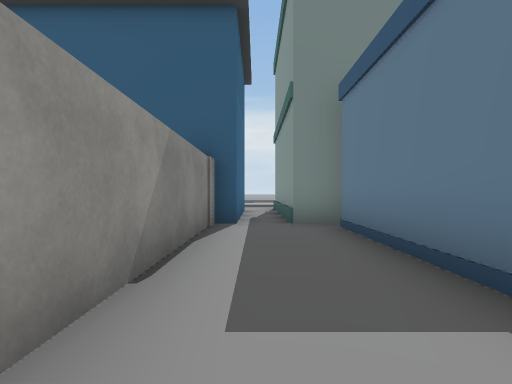
view 1 (above)

21 first-person views from a walk through a 3-D level made in the Unity game engine. The camera is 1.2 m above the floor, looks level and sees 80° across. The floor is counted in squares, 2 m on a side. Each view is taken from the middle of a square. On the plan, view 1 faces up. The plan holds only what a view shows up to about 9 squares ahead; the rest is blank. The place goes on beyond the plan. The player character is not drawn. Some surface patterns are stand-ins.

view 2
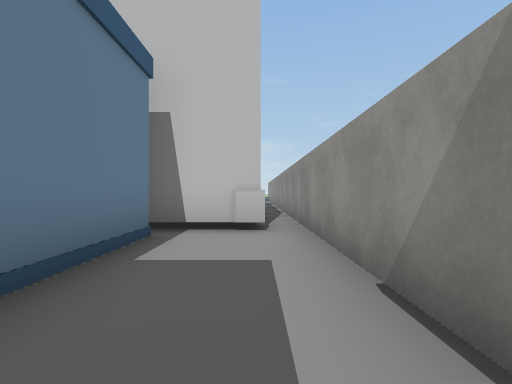

view 3
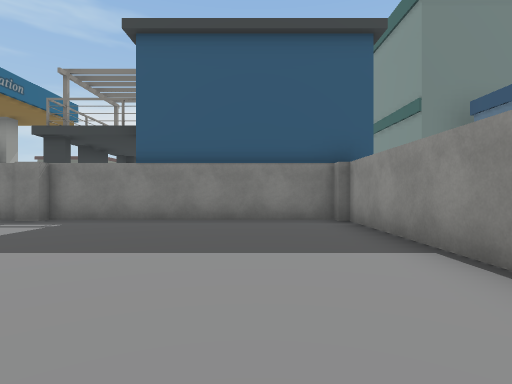

view 4
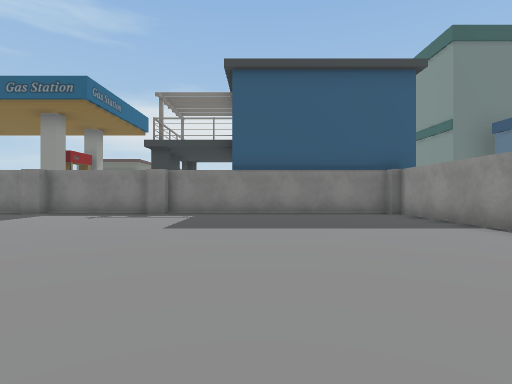

view 5
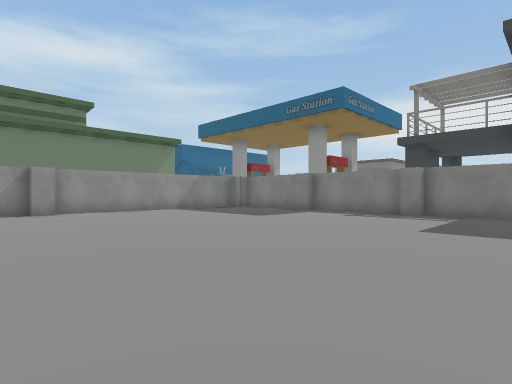

view 6
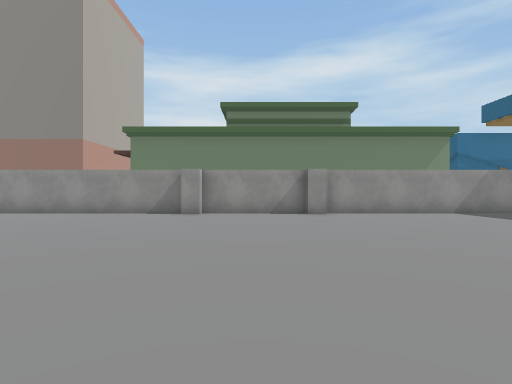

view 7
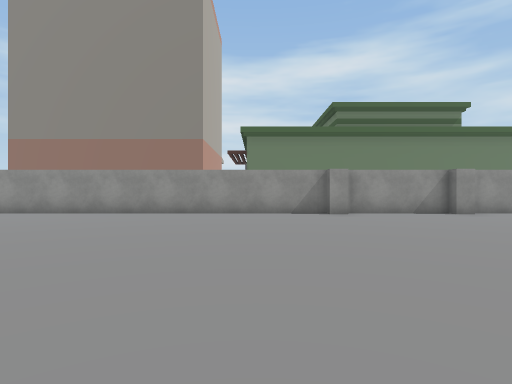

view 8
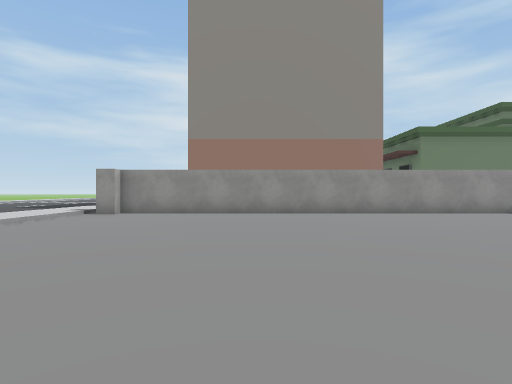

view 9
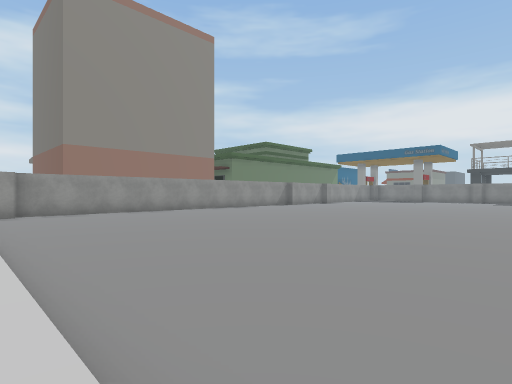

view 10
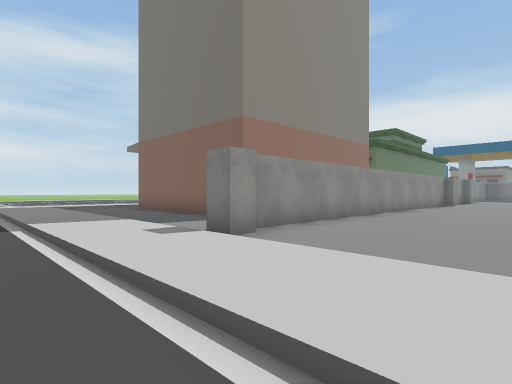

view 11
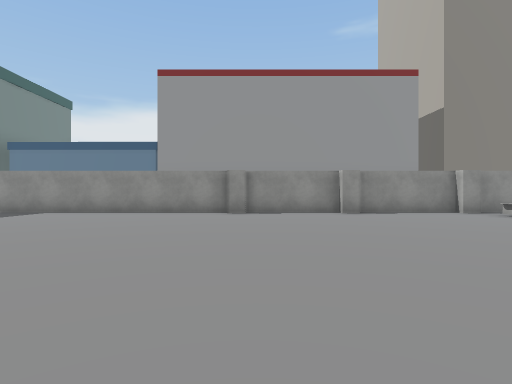

view 12
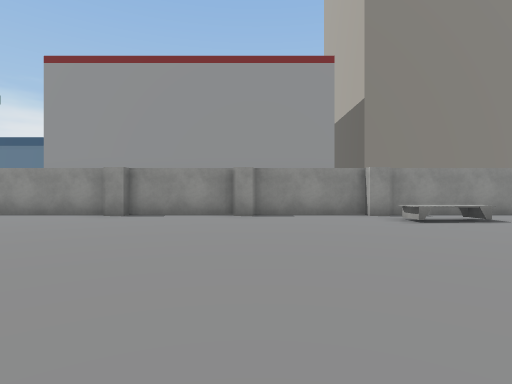

view 13
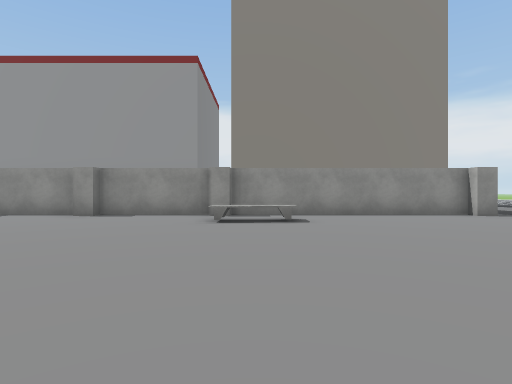

view 14
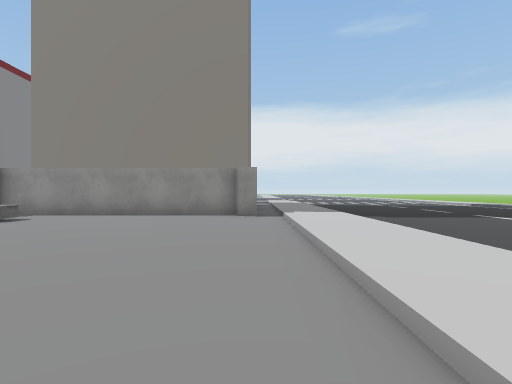

view 15
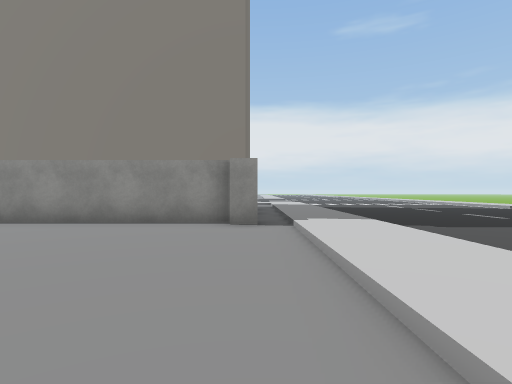

view 16
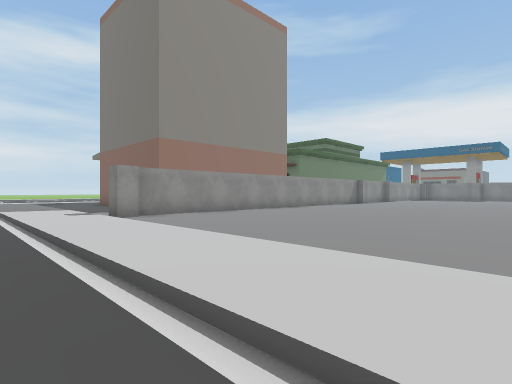

view 17
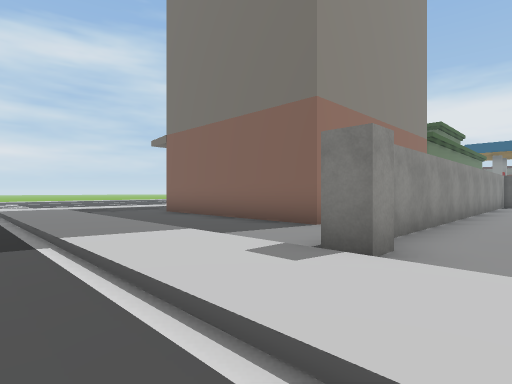

view 18
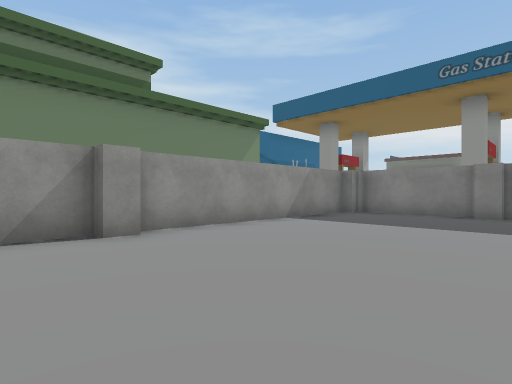

view 19
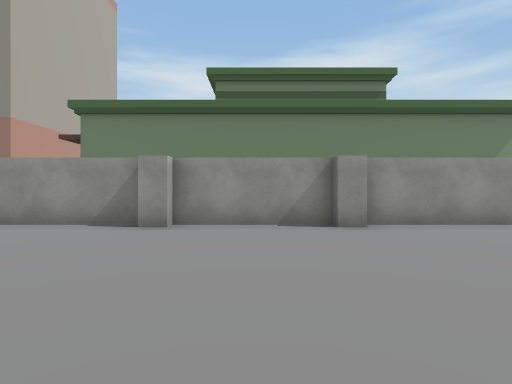

view 20
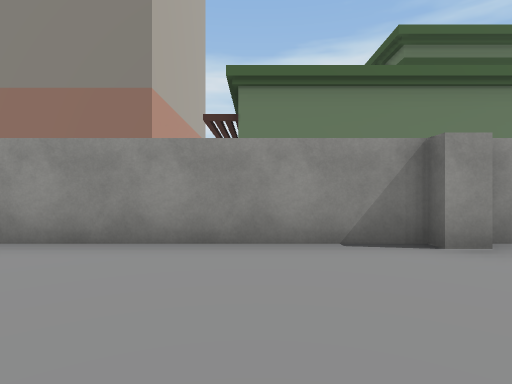

view 21
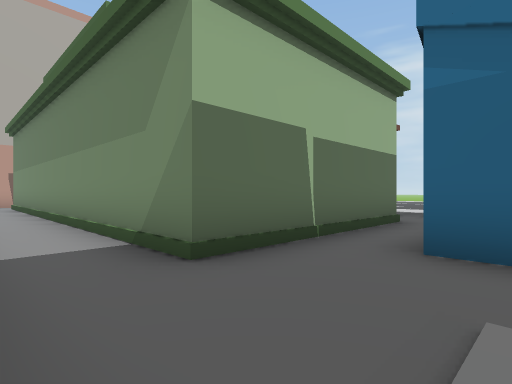

### Floor plan
Key: @ floor where view 1 was taken; # wall or solid block; . main floor; : floor 0.25 m higher than the main floor; / step, stairs or slope; B building; L block; T table.
Columns run from 19 left of view 1 to 3 right of it. Each row starts with its distance up from view 1.
  9                   #.B
  8                   #.B
  7                   #.B
  6  #...L#############.BBB
  5  #..#L..L..L......L..#
  4 ....#.............#..#
  3 BBB.#.............#..#
  2   B.#.............#..#
  1   B.#.............#..#
  0   B.#.............#@.#
 -1   B.#L............####
 -2   B.#.............#
 -3   B.#.............L
 -4  BB.#.............#
 -5   B.#L............#
 -6   B #.............#
 -7 BBB #.............L
 -8     #.............#
 -9 BBBB#.............#
-10    B#...........T.L
-11    B#...........TT#B
-12    B#...........T.#B
-13    B#.............#B
-14    B#.............#B
-15 BBBB#.............#B
-16 ....#.............#B
-17 ....#L............L.B
-18 ::::::::::::::::::::::
-19 //////////////////////
-20  .....................

Positions as (right, up) in squares from view 1, and headings:
1: (0, 0), facing up
2: (0, 4), facing down
3: (-3, -1), facing up
4: (-5, -3), facing up
5: (-5, -3), facing up-left
6: (-6, -3), facing left
7: (-6, -7), facing left
8: (-6, -13), facing left
9: (-4, -18), facing up-left
10: (-11, -20), facing up-left
11: (-10, -4), facing right
12: (-9, -7), facing right
13: (-9, -11), facing right
14: (-9, -17), facing right
15: (-7, -17), facing right
16: (-7, -20), facing up-left
17: (-13, -20), facing up-left
18: (-10, -3), facing up-left
19: (-9, -3), facing left
20: (-11, -7), facing left
21: (-15, 6), facing down-left
